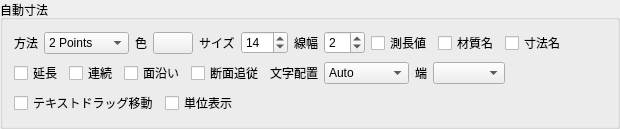
                <widget class="QGroupBox" name="groupBox_3">
                 <property name="title">
                  <string>自動寸法</string>
                 </property>
                 <layout class="QVBoxLayout" name="verticalLayout_9">
                  <item>
                   <layout class="QHBoxLayout" name="horizontalLayout_21">
                    <property name="rightMargin">
                     <number>0</number>
                    </property>
                    <item>
                     <widget class="QLabel" name="label_51">
                      <property name="text">
                       <string>方法</string>
                      </property>
                     </widget>
                    </item>
                    <item>
                     <widget class="CustomCombo" name="comboBox_create_auto_dimension_type_default">
                      <property name="sizePolicy">
                       <sizepolicy hsizetype="Fixed" vsizetype="Fixed">
                        <horstretch>0</horstretch>
                        <verstretch>0</verstretch>
                       </sizepolicy>
                      </property>
                      <item>
                       <property name="text">
                        <string>2 Points</string>
                       </property>
                      </item>
                      <item>
                       <property name="text">
                        <string>X+Y+Z</string>
                       </property>
                      </item>
                      <item>
                       <property name="text">
                        <string>X</string>
                       </property>
                      </item>
                      <item>
                       <property name="text">
                        <string>Y</string>
                       </property>
                      </item>
                      <item>
                       <property name="text">
                        <string>Z</string>
                       </property>
                      </item>
                      <item>
                       <property name="text">
                        <string>V+H+D</string>
                       </property>
                      </item>
                      <item>
                       <property name="text">
                        <string>Vertical</string>
                       </property>
                      </item>
                      <item>
                       <property name="text">
                        <string>Horizontal</string>
                       </property>
                      </item>
                      <item>
                       <property name="text">
                        <string>Diagonal</string>
                       </property>
                      </item>
                     </widget>
                    </item>
                    <item>
                     <widget class="QLabel" name="label_54">
                      <property name="text">
                       <string>色</string>
                      </property>
                     </widget>
                    </item>
                    <item>
                     <widget class="QPushButton" name="pushButton_create_auto_dimension_color_default">
                      <property name="sizePolicy">
                       <sizepolicy hsizetype="Preferred" vsizetype="Fixed">
                        <horstretch>0</horstretch>
                        <verstretch>0</verstretch>
                       </sizepolicy>
                      </property>
                      <property name="text">
                       <string/>
                      </property>
                     </widget>
                    </item>
                    <item>
                     <widget class="QLabel" name="label_53">
                      <property name="text">
                       <string>サイズ</string>
                      </property>
                     </widget>
                    </item>
                    <item>
                     <widget class="QSpinBox" name="spinBox_create_auto_dimension_size_default">
                      <property name="sizePolicy">
                       <sizepolicy hsizetype="Minimum" vsizetype="Fixed">
                        <horstretch>0</horstretch>
                        <verstretch>0</verstretch>
                       </sizepolicy>
                      </property>
                      <property name="maximum">
                       <number>999</number>
                      </property>
                      <property name="value">
                       <number>14</number>
                      </property>
                     </widget>
                    </item>
                    <item>
                     <widget class="QLabel" name="label_52">
                      <property name="text">
                       <string>線幅</string>
                      </property>
                     </widget>
                    </item>
                    <item>
                     <widget class="QSpinBox" name="spinBox_create_auto_dimension_linewidth_default">
                      <property name="sizePolicy">
                       <sizepolicy hsizetype="Minimum" vsizetype="Fixed">
                        <horstretch>0</horstretch>
                        <verstretch>0</verstretch>
                       </sizepolicy>
                      </property>
                      <property name="minimum">
                       <number>1</number>
                      </property>
                      <property name="maximum">
                       <number>20</number>
                      </property>
                      <property name="value">
                       <number>2</number>
                      </property>
                     </widget>
                    </item>
                    <item>
                     <widget class="QCheckBox" name="checkBox_create_auto_dimension_disp_value_default">
                      <property name="text">
                       <string>測長値</string>
                      </property>
                     </widget>
                    </item>
                    <item>
                     <widget class="QCheckBox" name="checkBox_create_auto_dimension_disp_material_default">
                      <property name="text">
                       <string>材質名</string>
                      </property>
                     </widget>
                    </item>
                    <item>
                     <widget class="QCheckBox" name="checkBox_create_auto_dimension_disp_name_default">
                      <property name="text">
                       <string>寸法名</string>
                      </property>
                     </widget>
                    </item>
                    <item>
                     <spacer name="horizontalSpacer_22">
                      <property name="orientation">
                       <enum>Qt::Horizontal</enum>
                      </property>
                      <property name="sizeHint" stdset="0">
                       <size>
                        <width>40</width>
                        <height>20</height>
                       </size>
                      </property>
                     </spacer>
                    </item>
                   </layout>
                  </item>
                  <item>
                   <layout class="QHBoxLayout" name="horizontalLayout_22">
                    <item>
                     <widget class="QCheckBox" name="checkBox_create_auto_dimension_extend_default">
                      <property name="text">
                       <string>延長</string>
                      </property>
                     </widget>
                    </item>
                    <item>
                     <widget class="QCheckBox" name="checkBox_create_auto_dimension_continue_default">
                      <property name="text">
                       <string>連続</string>
                      </property>
                     </widget>
                    </item>
                    <item>
                     <widget class="QCheckBox" name="checkBox_create_auto_dimension_along_plane_default">
                      <property name="text">
                       <string>面沿い</string>
                      </property>
                     </widget>
                    </item>
                    <item>
                     <widget class="QCheckBox" name="checkBox_create_auto_dimension_section_default">
                      <property name="text">
                       <string>断面追従</string>
                      </property>
                     </widget>
                    </item>
                    <item>
                     <widget class="QLabel" name="label_50">
                      <property name="text">
                       <string>文字配置</string>
                      </property>
                     </widget>
                    </item>
                    <item>
                     <widget class="CustomCombo" name="comboBox_create_auto_dimension_text_align_default">
                      <item>
                       <property name="text">
                        <string>Auto</string>
                       </property>
                      </item>
                      <item>
                       <property name="text">
                        <string>Horizontal</string>
                       </property>
                      </item>
                      <item>
                       <property name="text">
                        <string>Vertical</string>
                       </property>
                      </item>
                     </widget>
                    </item>
                    <item>
                     <widget class="QLabel" name="label_77">
                      <property name="text">
                       <string>端</string>
                      </property>
                     </widget>
                    </item>
                    <item>
                     <widget class="CustomCombo" name="comboBox_create_auto_dimension_edge_type_default"/>
                    </item>
                    <item>
                     <spacer name="horizontalSpacer_23">
                      <property name="orientation">
                       <enum>Qt::Horizontal</enum>
                      </property>
                      <property name="sizeHint" stdset="0">
                       <size>
                        <width>40</width>
                        <height>20</height>
                       </size>
                      </property>
                     </spacer>
                    </item>
                   </layout>
                  </item>
                  <item>
                   <layout class="QHBoxLayout" name="horizontalLayout_24">
                    <item>
                     <widget class="QCheckBox" name="checkBox_create_auto_dimension_text_drag_default">
                      <property name="text">
                       <string>テキストドラッグ移動</string>
                      </property>
                     </widget>
                    </item>
                    <item>
                     <widget class="QCheckBox" name="checkBox_create_auto_dimension_unit_disp_default">
                      <property name="text">
                       <string>単位表示</string>
                      </property>
                     </widget>
                    </item>
                    <item>
                     <spacer name="horizontalSpacer_24">
                      <property name="orientation">
                       <enum>Qt::Horizontal</enum>
                      </property>
                      <property name="sizeHint" stdset="0">
                       <size>
                        <width>40</width>
                        <height>20</height>
                       </size>
                      </property>
                     </spacer>
                    </item>
                   </layout>
                  </item>
                 </layout>
                </widget>
